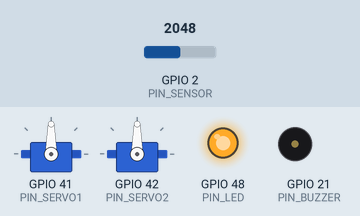
This sketch was run on a simulated ESP32-S3. Shown: 2 × servo, output pins drawn as LEDs (lit = HIGH), buzzer (waves = sounding, pin HIGH). The test bench sets the inputs (shaded band); at power-on: GPIO 2 (PIN_SENSOR) = 2048. WiFi joins after 1.5 s; servers stay silent unless stated; uploads are accepted with an empty reply; EEPROM starts erased; the camera gives no picture; what the sketch prints to the serial monitor is not drawn.

Above: at 3.5 s.
At 4.5 s:
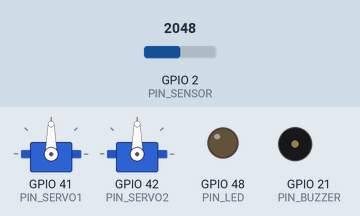
At 67.29 s:
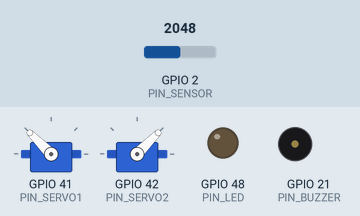
At 129.64 s:
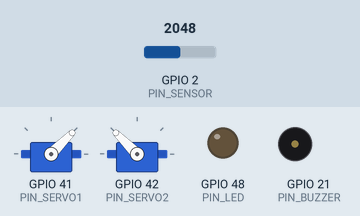
Timing chart, 0 to 130.0 s (numbered marks = the images above):
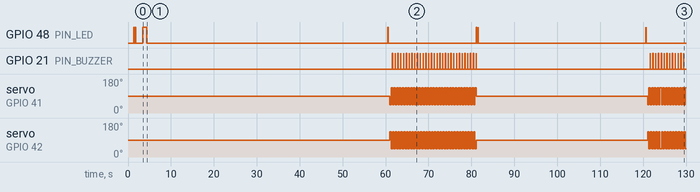

The sketch:

ScareCrowESP32_v3.ino
```cpp
/*
 * ScareCrow ESP32 Firmware v3.1
 * Simplified Version - No Captive Portal
 *
 * Features:
 * - Direct WiFi connection (credentials in config.h)
 * - Analog sensor support (1V output)
 * - Status LED feedback
 * - Camera capture & upload
 * - Deterrent activation with configurable servo duration
 *
 * WIRING:
 * - Analog Sensor: GPIO 2 (MUST use GPIO 1-3 for ADC with WiFi!)
 * - LED: GPIO 48
 * - Buzzer: GPIO 21
 * - Servo 1: GPIO 41
 * - Servo 2: GPIO 42
 */

#include <WiFi.h>
#include <HTTPClient.h>
#include <ArduinoJson.h>
#include <ESP32Servo.h>
#include <Preferences.h>
#include "esp_camera.h"
#include "config.h"

// Freenove ESP32-S3 CAM pin definitions
#define PWDN_GPIO_NUM  -1
#define RESET_GPIO_NUM -1
#define XCLK_GPIO_NUM  15
#define SIOD_GPIO_NUM  4
#define SIOC_GPIO_NUM  5
#define Y9_GPIO_NUM    16
#define Y8_GPIO_NUM    17
#define Y7_GPIO_NUM    18
#define Y6_GPIO_NUM    12
#define Y5_GPIO_NUM    10
#define Y4_GPIO_NUM    8
#define Y3_GPIO_NUM    9
#define Y2_GPIO_NUM    11
#define VSYNC_GPIO_NUM 6
#define HREF_GPIO_NUM  7
#define PCLK_GPIO_NUM  13

// ==================== GLOBALS ====================
Preferences prefs;
HTTPClient http;
Servo servo1, servo2;

// Configuration
String deviceId;
String serverUrl;

// Dynamic settings (can be changed from frontend)
unsigned long servoDuration = DEFAULT_SERVO_DURATION;  // Default 20 seconds

// State
bool wifiConnected = false;
unsigned long lastTrigger = 0;
unsigned long lastConfigFetch = 0;
int triggerCount = 0;

// ==================== SETUP ====================
void setup() {
    Serial.begin(115200);
    delay(1000);

    Serial.println("\n========================================");
    Serial.println("  ScareCrow ESP32 Firmware v3.1");
    Serial.println("  (Simplified - No Captive Portal)");
    Serial.println("========================================\n");

    // Initialize LED
    pinMode(PIN_LED, OUTPUT);
    digitalWrite(PIN_LED, LOW);

    // Load saved config
    prefs.begin("scarecrow", false);
    loadConfig();

    // Initialize camera
    if (!initCamera()) {
        Serial.println("!! Camera init failed - continuing anyway");
    }

    // Initialize servos
    ESP32PWM::allocateTimer(0);
    servo1.setPeriodHertz(50);
    servo2.setPeriodHertz(50);
    servo1.attach(PIN_SERVO1, 500, 2400);
    servo2.attach(PIN_SERVO2, 500, 2400);
    servo1.write(90);
    servo2.write(90);

    // Buzzer
    pinMode(PIN_BUZZER, OUTPUT);
    digitalWrite(PIN_BUZZER, LOW);

    // Connect to WiFi using hardcoded credentials
    connectWiFi();

    Serial.println("\n========================================");
    Serial.println("Setup complete!");
    Serial.printf("Sensor on GPIO %d, threshold %d\n", PIN_SENSOR, SENSOR_THRESHOLD);
    Serial.printf("Cooldown: %d seconds\n", COOLDOWN_SECONDS);
    Serial.printf("Servo duration: %lu ms\n", servoDuration);
    Serial.println("========================================\n");
}

// ==================== MAIN LOOP ====================
void loop() {
    // Check WiFi connection
    if (WiFi.status() != WL_CONNECTED) {
        Serial.println("WiFi disconnected - reconnecting...");
        wifiConnected = false;
        connectWiFi();
    }

    // Read and log sensor
    static unsigned long lastLog = 0;
    int sensorValue = analogRead(PIN_SENSOR);

    if (millis() - lastLog > 3000) {
        Serial.printf("📊 Sensor: %d (trigger at %d)\n", sensorValue, SENSOR_THRESHOLD);
        lastLog = millis();
    }

    // Check for trigger
    if (sensorValue >= SENSOR_THRESHOLD) {
        unsigned long now = millis();
        if (now - lastTrigger > (COOLDOWN_SECONDS * 1000UL)) {
            Serial.println("🚨 TRIGGERED!");
            triggerCount++;
            lastTrigger = now;

            delay(CAPTURE_DELAY_MS);
            captureAndUpload();

            if (AUTO_DETERRENT) {
                activateDeterrent();
            }
        }
    }

    // Periodic config fetch from server
    if (wifiConnected && millis() - lastConfigFetch > CONFIG_FETCH_INTERVAL) {
        fetchConfig();
        lastConfigFetch = millis();
    }

    delay(100);
}

// ==================== WIFI ====================
void connectWiFi() {
    Serial.printf("Connecting to WiFi: %s\n", WIFI_SSID);
    blinkLED(3, 100);

    WiFi.mode(WIFI_STA);
    WiFi.begin(WIFI_SSID, WIFI_PASSWORD);

    int attempts = 0;
    while (WiFi.status() != WL_CONNECTED && attempts < 40) {
        delay(500);
        Serial.print(".");
        attempts++;
    }

    if (WiFi.status() == WL_CONNECTED) {
        wifiConnected = true;
        Serial.printf("\n✓ Connected! IP: %s\n", WiFi.localIP().toString().c_str());
        digitalWrite(PIN_LED, HIGH);
        delay(1000);
        digitalWrite(PIN_LED, LOW);
    } else {
        Serial.println("\n✗ WiFi connection failed!");
        Serial.println("Check WIFI_SSID and WIFI_PASSWORD in config.h");
        // Blink LED rapidly to indicate error
        blinkLED(20, 100);
    }
}

// ==================== CONFIG ====================
void loadConfig() {
    deviceId = prefs.getString("deviceId", "");
    serverUrl = prefs.getString("serverUrl", DEFAULT_SERVER_URL);
    servoDuration = prefs.getULong("servoDur", DEFAULT_SERVO_DURATION);

    // Generate device ID if empty
    if (deviceId.length() == 0) {
        uint32_t chipId = (uint32_t)(ESP.getEfuseMac() & 0xFFFF);
        deviceId = "SCARECROW-" + String(chipId, HEX);
        deviceId.toUpperCase();
        prefs.putString("deviceId", deviceId);
    }

    Serial.printf("Device: %s\n", deviceId.c_str());
    Serial.printf("Server: %s\n", serverUrl.c_str());
    Serial.printf("Servo Duration: %lu ms\n", servoDuration);
}

void saveConfig() {
    prefs.putString("serverUrl", serverUrl);
    prefs.putULong("servoDur", servoDuration);
    Serial.println("✓ Config saved");
}

void fetchConfig() {
    String url = serverUrl + "/devices/" + deviceId + "/config";

    http.begin(url);
    http.setTimeout(5000);
    int code = http.GET();

    if (code == 200) {
        String payload = http.getString();

        // Parse JSON response
        StaticJsonDocument<512> doc;
        DeserializationError error = deserializeJson(doc, payload);

        if (!error && doc.containsKey("config")) {
            JsonObject config = doc["config"];

            // Update servo duration if provided (server sends seconds, we store milliseconds)
            if (config.containsKey("servo_duration")) {
                unsigned long durationSec = config["servo_duration"].as<unsigned long>();
                unsigned long newDuration = durationSec * 1000UL;  // Convert seconds to ms
                if (newDuration != servoDuration && durationSec >= 1 && durationSec <= 60) {
                    servoDuration = newDuration;
                    prefs.putULong("servoDur", servoDuration);
                    Serial.printf("✓ Servo duration updated: %lu ms (%lu sec)\n", servoDuration, durationSec);
                }
            }

            // Update server URL if provided
            if (config.containsKey("server_url")) {
                String newUrl = config["server_url"].as<String>();
                if (newUrl.length() > 0 && newUrl != serverUrl) {
                    serverUrl = newUrl;
                    prefs.putString("serverUrl", serverUrl);
                    Serial.printf("✓ Server URL updated: %s\n", serverUrl.c_str());
                }
            }
        }
        Serial.println("✓ Config fetched from server");
    } else if (code > 0) {
        Serial.printf("Config fetch failed: %d\n", code);
    } else {
        Serial.println("Config fetch failed: no connection");
    }
    http.end();
}

// ==================== CAMERA ====================
bool initCamera() {
    camera_config_t config;
    config.ledc_channel = LEDC_CHANNEL_0;
    config.ledc_timer = LEDC_TIMER_0;
    config.pin_d0 = Y2_GPIO_NUM;
    config.pin_d1 = Y3_GPIO_NUM;
    config.pin_d2 = Y4_GPIO_NUM;
    config.pin_d3 = Y5_GPIO_NUM;
    config.pin_d4 = Y6_GPIO_NUM;
    config.pin_d5 = Y7_GPIO_NUM;
    config.pin_d6 = Y8_GPIO_NUM;
    config.pin_d7 = Y9_GPIO_NUM;
    config.pin_xclk = XCLK_GPIO_NUM;
    config.pin_pclk = PCLK_GPIO_NUM;
    config.pin_vsync = VSYNC_GPIO_NUM;
    config.pin_href = HREF_GPIO_NUM;
    config.pin_sccb_sda = SIOD_GPIO_NUM;
    config.pin_sccb_scl = SIOC_GPIO_NUM;
    config.pin_pwdn = PWDN_GPIO_NUM;
    config.pin_reset = RESET_GPIO_NUM;
    config.xclk_freq_hz = 10000000;
    config.pixel_format = PIXFORMAT_JPEG;
    config.grab_mode = CAMERA_GRAB_WHEN_EMPTY;
    config.fb_location = CAMERA_FB_IN_PSRAM;
    config.jpeg_quality = 12;
    config.fb_count = 1;
    config.frame_size = FRAMESIZE_VGA;

    esp_err_t err = esp_camera_init(&config);
    if (err != ESP_OK) {
        Serial.printf("Camera init failed: 0x%x\n", err);
        return false;
    }
    Serial.println("✓ Camera initialized");
    return true;
}

void captureAndUpload() {
    Serial.println("📷 Capturing...");
    blinkLED(2, 50);

    camera_fb_t *fb = esp_camera_fb_get();
    if (!fb) {
        Serial.println("Capture failed");
        return;
    }

    Serial.printf("Image: %d bytes\n", fb->len);

    // Upload to server
    if (wifiConnected && serverUrl.length() > 0) {
        String url = serverUrl + "/upload/esp32";

        http.begin(url);
        http.setTimeout(10000);
        http.addHeader("Content-Type", "image/jpeg");
        http.addHeader("X-Device-ID", deviceId);

        int code = http.POST(fb->buf, fb->len);

        if (code == 200) {
            Serial.println("✓ Uploaded!");
        } else {
            Serial.printf("Upload failed: %d\n", code);
        }
        http.end();
    }

    esp_camera_fb_return(fb);
}

// ==================== DETERRENT ====================
void activateDeterrent() {
    Serial.printf("⚠️ Activating deterrent for %lu ms...\n", servoDuration);

    unsigned long startTime = millis();
    unsigned long endTime = startTime + servoDuration;

    // Wave servos for the configured duration
    while (millis() < endTime) {
        servo1.write(45);
        servo2.write(135);
        delay(300);

        if (millis() >= endTime) break;

        servo1.write(135);
        servo2.write(45);
        delay(300);

        // Beep every cycle
        digitalWrite(PIN_BUZZER, HIGH);
        delay(50);
        digitalWrite(PIN_BUZZER, LOW);
    }

    // Return servos to center
    servo1.write(90);
    servo2.write(90);
    digitalWrite(PIN_BUZZER, LOW);

    // Flash LED
    blinkLED(5, 50);

    Serial.println("✓ Deterrent complete");
}

// ==================== UTILITY ====================
void blinkLED(int times, int duration) {
    for (int i = 0; i < times; i++) {
        digitalWrite(PIN_LED, HIGH);
        delay(duration);
        digitalWrite(PIN_LED, LOW);
        delay(duration);
    }
}
```

config.h
```cpp
/*
 * ScareCrow ESP32 Configuration v3.1
 *
 * IMPORTANT PIN NOTES FOR ESP32-S3 CAM:
 * - Camera uses: GPIO 4,5,6,7,8,9,10,11,12,13,15,16,17,18
 * - ADC1 pins (work with WiFi): GPIO 1,2,3 (GPIO 4-10 used by camera)
 * - Safe digital pins: GPIO 21, 38, 39, 40, 41, 42, 47, 48
 */

#ifndef CONFIG_H
#define CONFIG_H

// ==================== WIFI CREDENTIALS ====================
// IMPORTANT: Set your WiFi credentials here before flashing!
#define WIFI_SSID "YOUR_WIFI_SSID"       // <-- CHANGE THIS
#define WIFI_PASSWORD "YOUR_WIFI_PASS"   // <-- CHANGE THIS

// ==================== SERVER ====================
#define DEFAULT_SERVER_URL "http://192.168.0.103:8000"  // <-- Change to your server

// ==================== SENSOR ====================
// Sensor connected to GPIO 2 (ADC1 - works with WiFi)
// For 1V analog sensor that outputs for 20 seconds
#define PIN_SENSOR 2
#define SENSOR_THRESHOLD 400    // ADC value to trigger (0-4095)
#define COOLDOWN_SECONDS 60     // Wait between triggers (default 1 min)

// ==================== HARDWARE ====================
#define PIN_LED 48              // Status LED
#define PIN_BUZZER 21           // Buzzer/alarm
#define PIN_SERVO1 41           // Servo 1
#define PIN_SERVO2 42           // Servo 2

// ==================== DETERRENT BEHAVIOR ====================
#define AUTO_DETERRENT true             // Activate deterrent on detection
#define DEFAULT_SERVO_DURATION 20000    // Servo activation time in ms (20 seconds default)
#define CAPTURE_DELAY_MS 500            // Delay before photo after trigger
#define CONFIG_FETCH_INTERVAL 30000     // Fetch config every 30s

// Note: Servo duration can be changed from frontend via /devices/{id}/config endpoint

#endif
```

Measured:
- by itself, GPIO 48 (PIN_LED): HIGH → LOW at 1.4 s, → HIGH 0.10 s later, → LOW 0.10 s later, → HIGH 0.10 s later, … (25 changes in this stretch)
- by itself, GPIO 21 (PIN_BUZZER): goes 30 × (HIGH 0.05 s, LOW 0.60 s), HIGH 0.05 s, LOW 40.5 s, 12 × (HIGH 0.05 s, LOW 0.60 s), HIGH 0.05 s, then LOW
- by itself, servo on GPIO 41 (PIN_SERVO1): 90° → 45° at 61.0 s, → 135° 0.30 s later, → 45° 0.35 s later, → 135° 0.30 s later, … (91 changes in this stretch)
- by itself, servo on GPIO 42 (PIN_SERVO2): 90° → 135° at 61.0 s, → 45° 0.30 s later, → 135° 0.35 s later, → 45° 0.30 s later, … (91 changes in this stretch)
